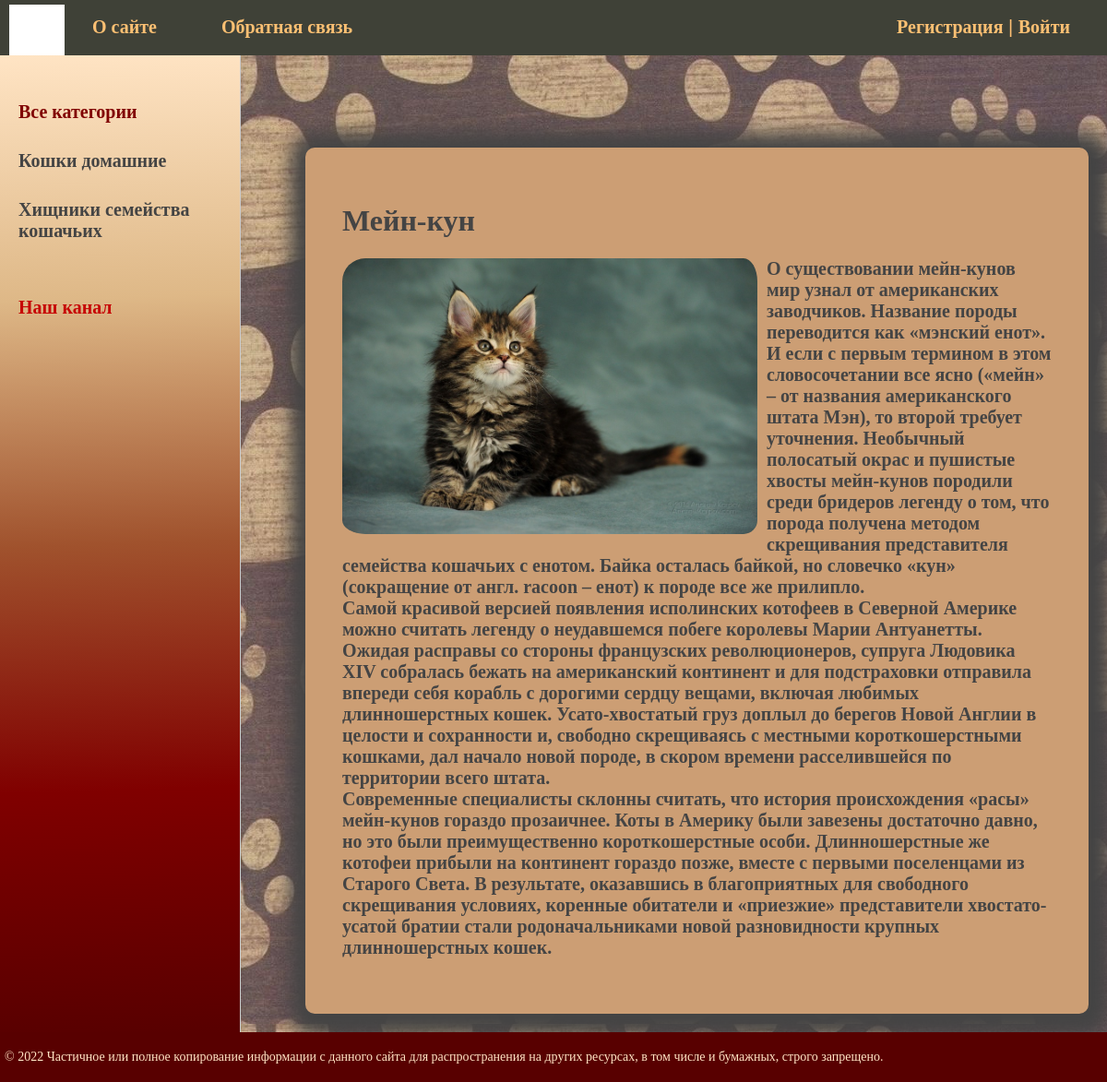
/post/mejn-kun/, run on the app's committed database.
### cats/models.py (models this page shows, shortened)
class Category(models.Model):
    name = models.CharField(max_length=100, db_index=True, verbose_name="Категория")
    slug = models.SlugField(max_length=255, unique=True, db_index=True, verbose_name='URL')
    def get_absolute_url(self):
        return reverse('category', kwargs={'cat_slug': self.slug})
    class Meta:
        verbose_name = 'Категория'
        verbose_name_plural = 'Категории'
        ordering = ['id']

class Cats(models.Model):
    title = models.CharField(max_length=255, verbose_name="Заголовок")
    slug = models.SlugField(max_length=255, unique=True, db_index=True, verbose_name='URL')
    content = models.TextField(blank=True, verbose_name="Текст статьи")
    photo = models.ImageField(upload_to="photos/%Y/%m/%d/", verbose_name="Фото")
    time_create = models.DateTimeField(auto_now_add=True, verbose_name="Время создания")
    time_update = models.DateTimeField(auto_now=True, verbose_name="Время изменения")
    is_published = models.BooleanField(default=True, verbose_name="Публикация")
    cat = models.ForeignKey('Category', on_delete=models.PROTECT, verbose_name="Категории")
    def __str__(self):
        return self.title
    class Meta:
        verbose_name = 'Кошки и хищники семейства кошачьих'
        verbose_name_plural = 'Кошки и хищники семейства кошачьих'
        ordering = ['time_create', 'title']

### cats/views.py (the view)
# urls.py: path('post/<slug:post_slug>/', ShowPost.as_view(), name='post'),
class ShowPost(DataMixin, DetailView):
    model = Cats
    template_name = 'cats/post.html'
    slug_url_kwarg = 'post_slug'
    context_object_name = 'post'
    def get_context_data(self, *, object_list=None, **kwargs):
        context = super().get_context_data(**kwargs)
        c_def = self.get_user_context(title=context['post'])
        return dict(list(context.items()) + list(c_def.items()))

### cats/utils.py (called while the page is built)
    def get_user_context(self, **kwargs):
        context = kwargs
        cats = Category.objects.annotate(Count('cats'))
        user_menu = menu.copy()
        if not self.request.user.is_authenticated:
            user_menu.pop(1)
        context['menu'] = user_menu
        context['cats'] = cats
        if 'cat_selected' not in context:
            context['cat_selected'] = 0
        return context

### cats/templates/cats/post.html
{% extends 'cats/base.html' %}
{% block content %}
<h1>{{post.title}}</h1>
{% if post.photo %}
<p><img class="img-article-left" src="{{post.photo.url}}"></p>
{% endif %}
{{post.content|linebreaks}}
{% endblock %}

### cats/templates/cats/base.html (shortened to what this page needs)
{% load static %}
{% load cats_tags %}
<!DOCTYPE html>
<html lang="en">
<head>
    <link type="text/css" rel="stylesheet" href="{% static 'cats/css/style.css' %}">
</head>
<body>
<table class="table-page" border=0 cellpadding="0" cellspacing="0">
<tr><td valign=top>
{% block mainmenu %}
		<div class="header">
			<ul id="mainmenu" class="mainmenu">
			<li class="logo"><a href="{% url 'home' %}"><div class="logo"></div></a></li>
{% for m in menu %}
			<li><a href="{% url m.url_name %}">{{m.title}}</a></li>
{% endfor %}
				<li class="last"><a href="{% url 'register' %}">Регистрация</a> | <a href="{% url 'login' %}">Войти</a></li>
			</ul>
		</div>
{% endblock mainmenu %}
<table class="table-content" border=0 cellpadding="0" cellspacing="0">
<tr>
	<td valign="top" class="left-chapters">
	<ul id="leftchapters">
{% if cat_selected == 0 %}
		<li class="selected">Все категории</li>
{% else %}
		<li><a href="{% url 'home' %}">Все категории</a></li>
{% endif %}
{% for c in cats %}
{% if c.cats__count > 0 %}
	{% if c.pk == cat_selected %}
		<li class="selected">{{c.name}}</li>
	{% else %}
		<li><a href="{{ c.get_absolute_url }}">{{c.name}}</a></li>
	{% endif %}
{% endif %}
{% endfor %}
		<li class="share">
		<p>Наш канал</p>
		<a class="share-yt" href="https://www.youtube.com/" target="_blank" rel="nofollow"></a>
		</li>
	</ul>
</td>
<td valign="top" class="content">
	<div class="content-text">
{% block content %}
{% endblock %}
	</div>
</td></tr></table>
</td></tr>
<tr><td valign=top>
	<div id="footer">
		<p>&copy; 2022 Частичное или полное копирование информации с данного сайта для распространения на других ресурсах, в том числе и бумажных, строго запрещено.</p>
	</div>
</td></tr></table>
</body>
</html>

### cats/static/cats/css/style.css (style rules this page uses)
html, body { font-family: 'Arial'; margin: 0; padding: 0; height: 100%; width: 100%; color: #444; }
a { text-decoration: none; color: #444444; }
img.img-article-left { max-width: 450px; float: left; padding: 0 10px 10px 0; border-radius: 25px; }
.table-page { width: 100%; height: 100%; vertical-align: top; }
.table-page tr { height: 100%; }
.header { background: #3F4137; height: 60px; }
.logo { background: url('../images/logo.jpg') no-repeat 10px 5px; width: 70px; height: 60px; }
ul.mainmenu { list-style: none; margin: 0; padding: 0; height: 60px; color: #fdc073; font-size: 20px; overflow: hidden; }
ul.mainmenu li { float: left; margin: 18px 40px 0 30px; }
ul.mainmenu li.logo { margin: 0; }
ul.mainmenu li.last { float: right; }
ul.mainmenu li a { color: #fdc073; text-decoration: none; font-family: cursive; font-weight: bold; }
.table-content { width: 100%; min-height: 100%; height: 100%; }
.left-chapters { margin: 0; background: linear-gradient(358deg,#580000, #800000, #A0522D, #DEB887, #FFE4C4 );; border-right: 1px solid #ccc; min-height: 100%; }
.left-chapters ul { width: 230px; min-height: 100%; margin: 0; padding: 20px 10px 10px 20px; list-style: none; font-size: 20px; font-family: cursive; font-weight: bold; }
.left-chapters ul li { margin: 30px 0 0 0; color: #c60505; }
.left-chapters ul li.selected { color: #800000; }
.left-chapters ul li a { color: #444; text-decoration: none; }
.left-chapters ul li.share { margin: 60px 0 0 0; }
.left-chapters ul li.share p { margin: 30px 0 30px 0; }
.left-chapters ul li.share a { display: inline-block; width: 40px; height: 40px; margin: 0 20px 0 0; }
.left-chapters ul li.share a.share-yt { width: 100%; height: 30px; background: url('../images/share_yt.png') no-repeat 0 0 }
.content { padding: 40px 20px 20px 40px; width: 100%; background-image: url('../images/background.jpg'); box-sizing: border-box; }
.content-text { margin: 60px 0 0 30px; font-size: 20px; font-family: cursive; font-weight: bold; padding: 40px 40px; border-radius: 10px; box-shadow: 4px 4px 20px 20px; background-color: #cc9e74; }
.content-text h1 { font-size: 32px; }
#footer { background: #580000; padding: 5px; color: #ffe4c4; font-size: 14px; font-family: cursive; text-align: left; }

### data on the page
Category: name "Кошки домашние"
Category: name "Хищники семейства кошачьих"
Cats: title "Мейн-кун", photo (picture), content "О существовании мейн-кунов мир узнал от американских заводчиков. Название породы переводится как «мэнский енот». И если с первым термином в этом словосочетании все ясно («мейн» – от названия американского штата Мэн), то второй требует уточнения. Необычный полосатый окрас и пушистые хвосты мейн-кунов породили среди бридеров легенду о том, что порода получена методом скрещивания представителя семейства кошачьих с енотом. Байка осталась байкой, но словечко «кун» (сокращение от англ. racoon – енот) к породе все же прилипло. Самой красивой версией появления исполинских котофеев в Северной Америке можно считать легенду о неудавшемся побеге королевы Марии Антуанетты. Ожидая расправы со стороны…"

### other printed values
{{ m.title }} "О сайте" "Обратная связь"
